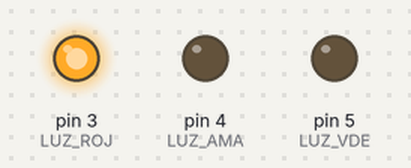
A sketch run on a simulated Arduino Uno, built with avr-gcc and run on an emulated ATmega328P. Shown: output pins drawn as LEDs (lit = HIGH).

Above: at 2.5 s.
At 7.5 s:
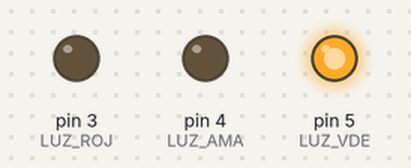
At 11.5 s:
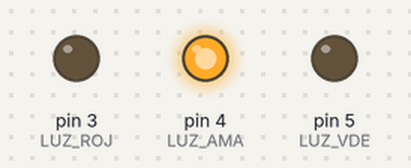
Timing chart, 0 to 16.9 s (numbered marks = the images above):
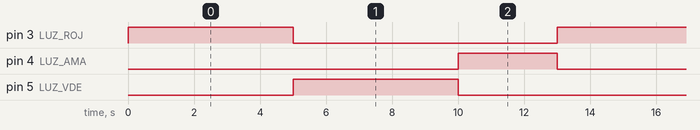

The sketch:

semaforo_delay.ino
```cpp
/*
  Primer ejercicio para manejo simple de secuencia de semáforo con delay()
  Ciclamos indefinidamente, primero luz roja, luego verde, luego amarilla
*/

const byte LUZ_ROJ = 3;
const byte LUZ_AMA = 4;
const byte LUZ_VDE = 5;

void setup() {
  Serial.begin(38400);
  pinMode(LUZ_ROJ, OUTPUT);
  pinMode(LUZ_AMA, OUTPUT);
  pinMode(LUZ_VDE, OUTPUT);

  // Simplemente inicializamos las 3 luces en bajo
  digitalWrite(LUZ_ROJ, LOW);
  digitalWrite(LUZ_AMA, LOW);
  digitalWrite(LUZ_VDE, LOW);
}

void loop() {
  // y ciclamos indefinidamente en el loop(), encendiendo y apagando de a una
  // con delays intermedios
  digitalWrite(LUZ_AMA, LOW);
  digitalWrite(LUZ_ROJ, HIGH);
  delay(5000);
  digitalWrite(LUZ_ROJ, LOW);
  digitalWrite(LUZ_VDE, HIGH);
  delay(5000);
  digitalWrite(LUZ_VDE, LOW);
  digitalWrite(LUZ_AMA, HIGH);
  delay(3000);
}
```

Measured:
- by itself, pin 3 (LUZ_ROJ), pin 5 (LUZ_VDE): alternates HIGH for 5.0 s and LOW for 8.0 s
- by itself, pin 4 (LUZ_AMA): alternates HIGH for 3.0 s and LOW for 10.0 s
- by itself, everything shown: repeats every 13.0 s, in 3 steps
